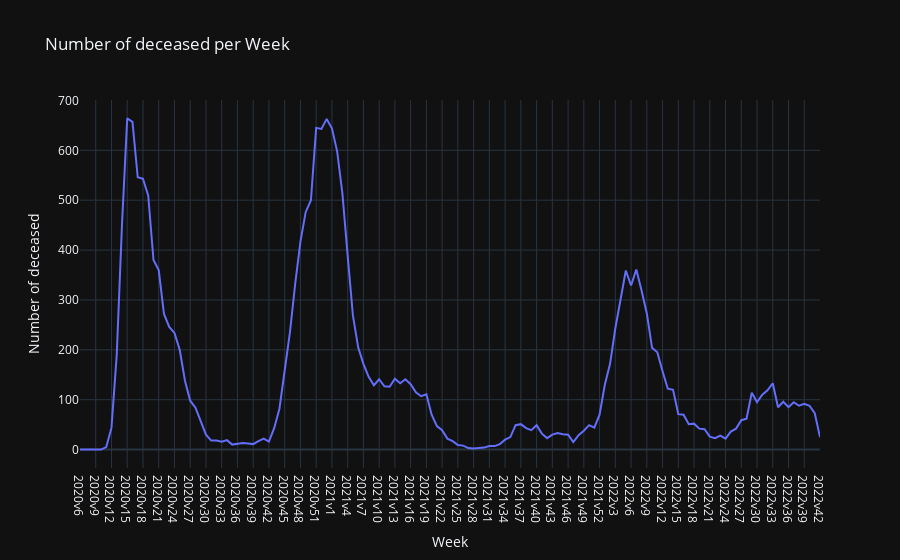

Notebook source saved alongside this figure:
### Markdown cell above
Down below we find the same values, but this time plotted with Plotly Express. We change the name on the labels with a dict for better understanding of what the value represent. Also this plot we save in our folder Visualizations but as an html file to keep an interactive interface.

### Code cell
fig = px.line(
    df,
    x='Vecka',
    y='Antal_avlidna_vecka',
    template='plotly_dark',
    labels=dict(Vecka="Week", Antal_avlidna_vecka="Number of deceased",),
    title='Number of deceased per Week'
)
fig.write_html("Visualizations/number_of_deceased_per_week.html")
fig.show()

### Figure 1 — Plotly figure (JSON) as saved in the notebook; plotly's stock layout.template omitted (floating-point values rounded to 4 significant figures; data arrays with more than 128 entries replaced by an {"elided": "..."} marker saying what was removed)
{"data": [{"hovertemplate": "Week=%{x}<br>Number of deceased=%{y}<extra></extra>", "legendgroup": "", "line": {"color": "#636efa", "dash": "solid"}, "marker": {"symbol": "circle"}, "mode": "lines", "name": "", "orientation": "v", "showlegend": false, "type": "scatter", "x": {"elided": "142 str values"}, "xaxis": "x", "y": {"elided": "142 int values"}, "yaxis": "y"}], "layout": {"legend": {"tracegroupgap": 0}, "title": {"text": "Number of deceased per Week"}, "xaxis": {"anchor": "y", "domain": [0, 1], "title": {"text": "Week"}}, "yaxis": {"anchor": "x", "domain": [0, 1], "title": {"text": "Number of deceased"}}}}
